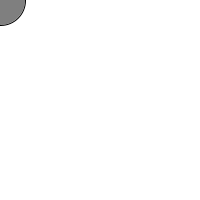
Frame 1 (no input)
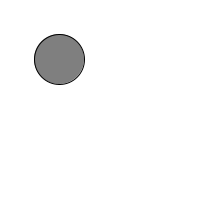
Frame 60 (the mouse pressed at the canvas centre just before this capture)
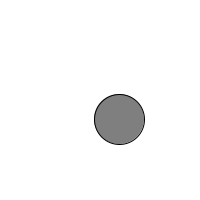
Frame 120 (the mouse held since frame 60 and released just before this capture)

The Processing sketch that drew these frames (run headless with seeded random() and noise(); from frame 60 on, the mouse is pressed at the canvas centre):

// Processing sketch: exo042
// ── exo042.pde
int cercleX = 0;
int cercleY = 0;

void setup() {
  size(200, 200);
}

void draw() {
    background(255);
    fill(127);
    ellipse(cercleX, cercleY, 50, 50);

  // on incrémente cercleX
    cercleX += 1;
    cercleY += 1;

    if (cercleX > width) {
    cercleX = 0;
    }
    if (cercleY > height) {
    cercleY = 0;
    }
}
